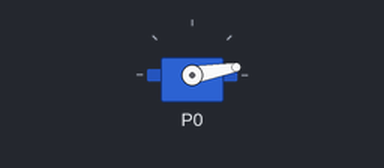
Recording of a program running on a simulated BBC micro:bit (MakeCode). Parts: servo.

Above: at 0.05 s.
At 0.65 s:
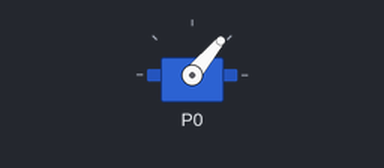
At 1.3 s:
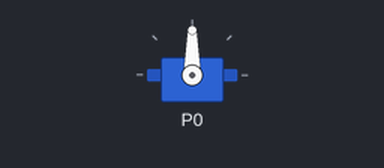
At 2.55 s:
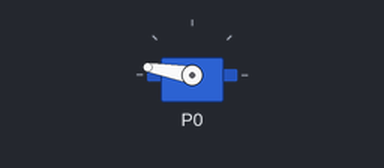
Timing chart, 0 to 6.7 s (numbered marks = the images above):
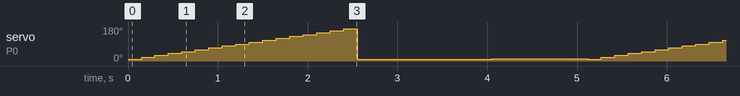

Measured:
- by itself, servo on P0: repeats every 5.1 s: 30° 0.15 s, 40° 0.15 s, 50° 0.15 s, 60° 0.15 s, 70° 0.15 s, 80° 0.15 s, 90° 0.15 s, 100° 0.15 s, 110° 0.15 s, 120° 0.15 s, 130° 0.15 s, 140° 0.15 s, 150° 0.15 s, 160° 0.15 s, 170° 0.15 s, 10° 1.5 s, 11° 1.1 s, 10° 0.15 s, 20° 0.15 s

The program:

main.ts
```typescript
let angle = 0
servos.P0.setRange(10, 170)
basic.forever(function on_forever() {

    for (let index = 0; index < 17; index++) {
        angle = index * 10 + 10
        servos.P0.setAngle(angle)
        basic.pause(150)
        if (index == 16) {
            for (index = 0; index < 17; index++) {
                angle = index / 10 + 10
                servos.P0.setAngle(angle)
                basic.pause(150)
            }
        }

    }
})
```

test.ts
```typescript
// les tests vont ici ; cela ne sera pas compilé si ce paquet est utilisé en tant qu'extension.
```
